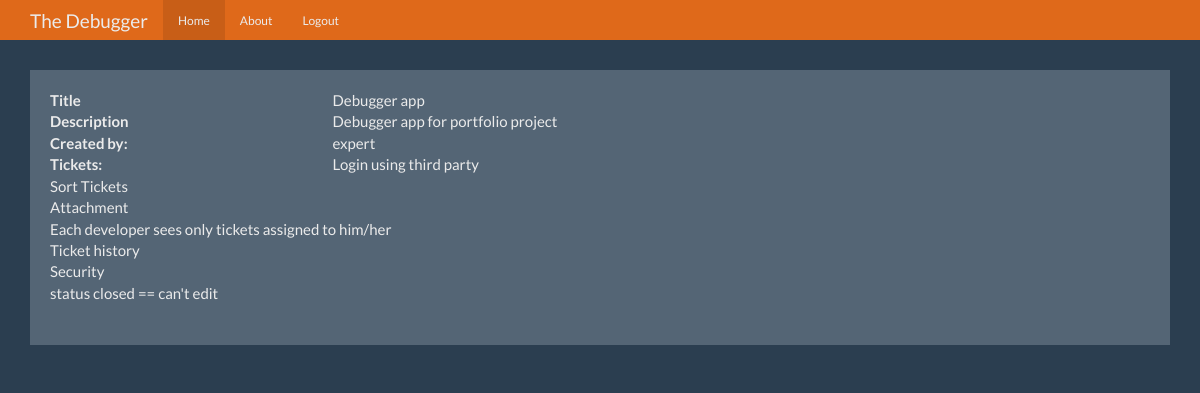
Page /project/1 (signed in) on the committed database.
### debugger/models.py (models this page shows, shortened)
class Projects(db.Model):
    id = db.Column(db.Integer, primary_key=True)
    title = db.Column(db.String(100), nullable = False)
    description = db.Column(db.Text, nullable = False)
    created_by_id = db.Column(db.Integer, nullable = False)
    expert_id = db.Column(db.Integer, db.ForeignKey('users.id'))
    tickets = db.relationship('Tickets',backref='ticketso',lazy=True)

class Tickets(db.Model):
    id = db.Column(db.Integer,primary_key=True)
    title = db.Column(db.String(100),nullable=False)
    ticket_text = db.Column(db.Text,nullable=False)
    date_posted = db.Column(db.DateTime,nullable=False,default=datetime.utcnow)
    status = db.Column(db.String(30), nullable=False)
    priority = db.Column(db.String(30), nullable=False)
    created_by_id = db.Column(db.Integer, nullable=False)
    expert_id = db.Column(db.Integer, db.ForeignKey('users.id'),nullable=False)
    project_id = db.Column(db.Integer, db.ForeignKey('projects.id'),nullable=False)
    comment = db.relationship('Comment', backref='title', cascade="all,delete",lazy='dynamic')
    attach = db.relationship('Attachment', backref='ticket', cascade="all,delete", lazy='dynamic')

### debugger/projects/routes.py (the view)
@projects.route('/project/<project_id>')
@login_required
def project(project_id):
    project = Projects.query.get_or_404(project_id)
    return render_template('project.html', title=project.title, project=project)

### debugger/models.py (called while the page is built)
@login_manager.user_loader
def load_user(user_id):
    return Users.query.get(int(user_id))

### debugger/templates/project.html (shortened to what this page needs)
{% extends "base.html" %}
{% from "show_links.html" import show_links %}
{% block nav%}
          {{ show_links(current_user) }}
{% endblock %}
{% block body %}
<div class="well bs-component">
<dl class="row">
  <dt class="col-sm-3">Title</dt>
  <dd class="col-sm-9">{{ project.title }}</dd>
  <dt class="col-sm-3">Description</dt>
  <dd class="col-sm-9">{{ project.description }}</dd>
  <dt class="col-sm-3">Created by:</dt>
  <dd class="col-sm-9">{{ project.created_by_id }}</dd>
  <dt class="col-sm-3 text-truncate">Tickets:</dt>
    {% for ticket in project.tickets %}
  <dd class="col-sm-9">{{ ticket.title }}</dd>
    {% endfor %}
</dl>
    </div>
{% endblock %}

### debugger/static/theme.css (style rules this page uses)
body { padding-top: 70px; padding-bottom: 30px; }

### rows in the picture
Projects: title "Debugger app", description "Debugger app for portfolio project", created_by_id "expert"
Tickets: title "Login using third party"
Tickets: title "Sort Tickets"
Tickets: title "Attachment"
Tickets: title "Each developer sees only tickets assigned to him/her"
Tickets: title "Ticket history"
Tickets: title "Security"
Tickets: title "status closed == can't edit"
